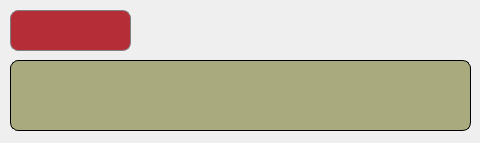
<?xml version="1.0" encoding="UTF-8"?>
<ui version="4.0">
 <class>QQChat</class>
 <widget class="QWidget" name="QQChat">
  <property name="geometry">
   <rect>
    <x>0</x>
    <y>0</y>
    <width>480</width>
    <height>143</height>
   </rect>
  </property>
  <property name="windowTitle">
   <string>Form</string>
  </property>
  <widget class="QPushButton" name="pushButton">
   <property name="geometry">
    <rect>
     <x>10</x>
     <y>10</y>
     <width>121</width>
     <height>41</height>
    </rect>
   </property>
   <property name="font">
    <font>
     <family>方正粗黑宋简体</family>
     <pointsize>15</pointsize>
    </font>
   </property>
   <property name="styleSheet">
    <string notr="true">color: rgb(255, 255, 255);background:rgb(180, 45, 55);border:1px solid grey; border-radius: 8px;</string>
   </property>
   <property name="text">
    <string/>
   </property>
  </widget>
  <widget class="QLabel" name="label">
   <property name="geometry">
    <rect>
     <x>10</x>
     <y>60</y>
     <width>461</width>
     <height>71</height>
    </rect>
   </property>
   <property name="font">
    <font>
     <family>方正粗黑宋简体</family>
     <pointsize>15</pointsize>
    </font>
   </property>
   <property name="styleSheet">
    <string notr="true">color: rgb(255, 255, 255);border:1px solid ; border-radius: 8px;
background-color: rgb(170, 170, 127);</string>
   </property>
   <property name="text">
    <string/>
   </property>
   <property name="alignment">
    <set>Qt::AlignLeading|Qt::AlignLeft|Qt::AlignVCenter</set>
   </property>
  </widget>
 </widget>
 <resources/>
 <connections/>
</ui>
